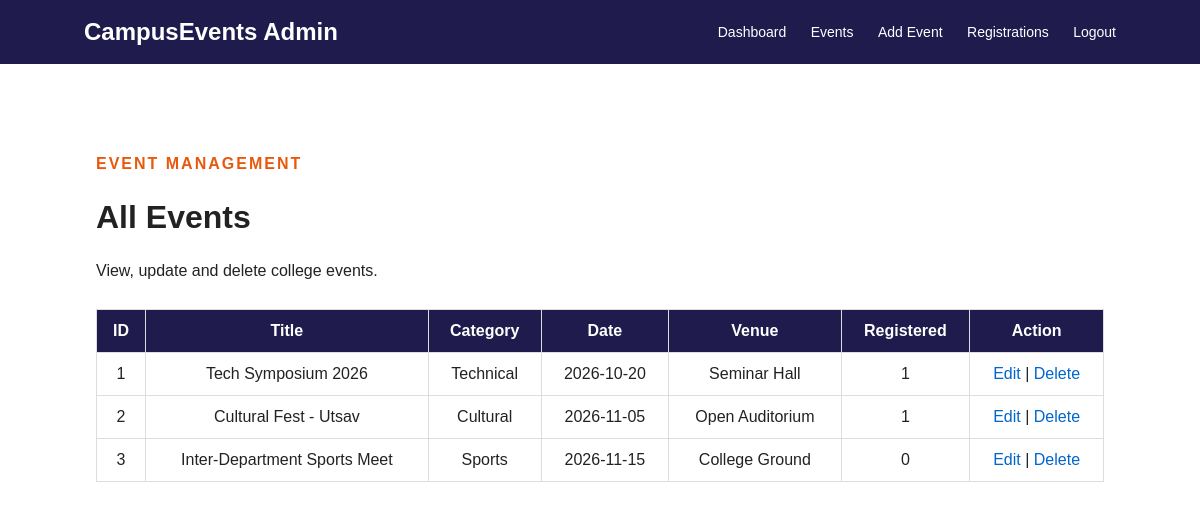
The page /events.php (signed in) on the database its author committed.
### tables this page shows
CREATE TABLE events (
  id INT AUTO_INCREMENT PRIMARY KEY,
  title VARCHAR(150) NOT NULL,
  category VARCHAR(50),
  event_date DATE,
  venue VARCHAR(100),
  description TEXT
);

### events.php (the view)
<?php
include "admin_auth.php";
include "admin_nav.php";
$result = $conn->query(
  "SELECT e.*, COUNT(r.id) AS total
   FROM events e LEFT JOIN registrations r ON e.id = r.event_id
   GROUP BY e.id ORDER BY e.event_date"
);
?>
<div class="section">
  <p class="small-title">EVENT MANAGEMENT</p>
  <h1>All Events</h1>
  <p>View, update and delete college events.</p>
  <table>
    <tr>
      <th>ID</th><th>Title</th><th>Category</th><th>Date</th>
      <th>Venue</th><th>Registered</th><th>Action</th>
    </tr>
    <?php while ($row = $result->fetch_assoc()) { ?>
    <tr>
      <td><?php echo $row['id']; ?></td>
      <td><?php echo htmlspecialchars($row['title']); ?></td>
      <td><?php echo htmlspecialchars($row['category']); ?></td>
      <td><?php echo $row['event_date']; ?></td>
      <td><?php echo htmlspecialchars($row['venue']); ?></td>
      <td><?php echo $row['total']; ?></td>
      <td>
        <a class="action" href="edit_event.php?id=<?php echo $row['id']; ?>">Edit</a>
        |
        <a class="action" href="delete_event.php?id=<?php echo $row['id']; ?>"
           onclick="return confirm('Delete this event and its registrations?')">
          Delete
        </a>
      </td>
    </tr>
    <?php } ?>
  </table>
</div>
</body>
</html>

### style.css (style rules this page uses)
* { box-sizing: border-box; }
html { scroll-behavior: smooth; }
body { margin: 0; font-family: Arial, sans-serif; color: #222; background: #fff; }
.small-title { color: #e8590c; font-weight: bold; letter-spacing: 2px; }
.section { padding: 70px 8%; }
.section p { line-height: 1.7; }
table { width: 100%; border-collapse: collapse; background: white; margin-top: 25px; }
th, td { padding: 12px; border: 1px solid #ddd; text-align: center; }
th { background: #1f1b4d; color: white; }
.action { color: #0066cc; text-decoration: none; }

### rows shown on the page
events: id "1", title "Tech Symposium 2026", category "Technical", event_date "2026-10-20", venue "Seminar Hall", total "1"
events: id "2", title "Cultural Fest - Utsav", category "Cultural", event_date "2026-11-05", venue "Open Auditorium", total "1"
events: id "3", title "Inter-Department Sports Meet", category "Sports", event_date "2026-11-15", venue "College Ground", total "0"
